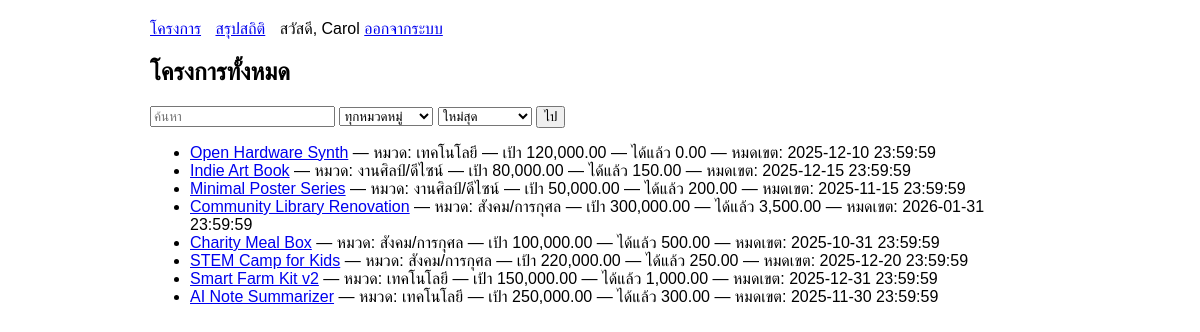
Page /Public/index.php (signed in) on the committed database.
### tables this page shows
CREATE TABLE projects (
  id               INT AUTO_INCREMENT PRIMARY KEY,
  code             CHAR(8) NOT NULL UNIQUE,             
  name             VARCHAR(200) NOT NULL,
  category_id      INT NOT NULL,
  goal_amount      DECIMAL(12,2) NOT NULL CHECK (goal_amount > 0),
  deadline         DATETIME NOT NULL,                   
  raised_amount    DECIMAL(12,2) NOT NULL DEFAULT 0,
  created_at       DATETIME NOT NULL DEFAULT CURRENT_TIMESTAMP,
  FOREIGN KEY (category_id) REFERENCES categories(id)
);

CREATE TABLE categories (
  id   INT AUTO_INCREMENT PRIMARY KEY,
  name VARCHAR(100) NOT NULL
);

### App/Controllers/ProjectController.php (called while the page is built, shortened)
<?php
class ProjectController
{
    public function index()
    {
        $q = $_GET['q'] ?? null;
        $cat = $_GET['category'] ?? null;
        $sort = $_GET['sort'] ?? 'newest';
        $projects = (new Project())->list($q, $cat, $sort);
        include __DIR__ . "/../Views/project/index.php";
        return ob_get_clean();
    }
}

### Public/index.php (called while the page is built, shortened)
<?php
spl_autoload_register(function ($class) {
    $base = __DIR__ . '/../';
    $path = $base . str_replace('\\', '/', $class) . '.php';
});
$router = new Router();
$router->get('/',         [new ProjectController(), 'index']);
$router->get('/project',  [new ProjectController(), 'show']);
$router->get('/stats',    [new StatsController(),  'index']);
$router->get('/login',    [new AuthController(), 'showLogin']);
$router->post('/login',   [new AuthController(), 'login']);
$router->get('/logout',   [new AuthController(), 'logout']);
$router->post('/pledge',  [new PledgeController(), 'store']);
$router->get('/pledge-continue', [new PledgeController(), 'continuePledge']);
$router->dispatch();

### config.php (called while the page is built)
<?php
return [
  'db' => [
    'dsn'  => 'mysql:host=127.0.0.1;dbname=crowdfund;charset=utf8mb4',
    'user' => 'root',
    'pass' => ''
  ]
];

### App/Core/Database.php (called while the page is built, shortened)
<?php
class Database
{
    private static $pdo = null;
    public static function pdo()
    {
        if (!self::$pdo) {
            $cfg = include __DIR__ . '/../../config.php';
            self::$pdo = new \PDO($cfg['db']['dsn'], $cfg['db']['user'], $cfg['db']['pass'], [
                \PDO::ATTR_ERRMODE => \PDO::ERRMODE_EXCEPTION,
                \PDO::ATTR_DEFAULT_FETCH_MODE => \PDO::FETCH_ASSOC,
            ]);
        }
        return self::$pdo;
    }
}

### App/Models/BaseModel.php (called while the page is built, shortened)
<?php
abstract class BaseModel
{
    public function __construct()
    {
        $this->pdo = Database::pdo();
    }
}

### App/Models/Project.php (called while the page is built, shortened)
<?php
class Project extends BaseModel
{
    public function list(?string $q = null, ?int $category_id = null, string $sort = 'newest'): array
    {
        $sql = "SELECT
                  p.id, p.code, p.name, p.category_id, p.goal_amount, p.deadline, p.created_at,
                  c.name AS category_name,
                  (
                    SELECT IFNULL(SUM(pl.amount),0)
                    FROM pledges pl
                    WHERE pl.project_id = p.id AND pl.status = 'success'
                  ) AS raised_sum
                FROM projects p
                JOIN categories c ON c.id = p.category_id
                WHERE 1=1";
        $params = [];
        if ($sort === 'ending_soon') {
            $sql .= " ORDER BY p.deadline ASC";
        } elseif ($sort === 'most_funded') {
            $sql .= " ORDER BY raised_sum DESC";
        } else {
            $sql .= " ORDER BY p.created_at DESC";
        }
        $st = $this->pdo->prepare($sql);
        $st->execute($params);
        return $st->fetchAll();
    }
}

### App/Views/project/index.php (the view, shortened to what this page needs)
<h2>โครงการทั้งหมด</h2>
<form method="get" action="">
  <input name="q" placeholder="ค้นหา" value="<?= htmlspecialchars($_GET['q'] ?? '') ?>">
  <select name="category">
    <option value="">ทุกหมวดหมู่</option>
  </select>
  <select name="sort">
    <option value="newest" <?= ($_GET['sort'] ?? '') === 'newest' ? 'selected' : '' ?>>ใหม่สุด</option>
  </select>
  <button>ไป</button>
</form>
<ul>
  <?php foreach ($projects as $p): ?>
    <li>
      <a href="?r=project&id=<?= $p['id'] ?>"><?= htmlspecialchars($p['name']) ?></a>
      — หมวด: <?= htmlspecialchars($p['category_name']) ?>
      — เป้า <?= number_format($p['goal_amount'], 2) ?>
      — ได้แล้ว <?= number_format($p['raised_sum'], 2) ?>
      — หมดเขต: <?= htmlspecialchars($p['deadline']) ?>
    </li>
  <?php endforeach; ?>
</ul>
<?php $content = ob_get_clean();
include __DIR__ . "/../layout.php"; ?>

### App/Views/layout.php (style rules this page uses)
body { font-family: sans-serif; max-width: 900px; margin: 20px auto }

### rows in the picture
projects: name "Open Hardware Synth", category.name "เทคโนโลยี", goal_amount "120,000.00", raised_sum "0.00", deadline "2025-12-10 23:59:59"
projects: name "Indie Art Book", category.name "งานศิลป์/ดีไซน์", goal_amount "80,000.00", raised_sum "150.00", deadline "2025-12-15 23:59:59"
projects: name "Minimal Poster Series", category.name "งานศิลป์/ดีไซน์", goal_amount "50,000.00", raised_sum "200.00", deadline "2025-11-15 23:59:59"
projects: name "Community Library Renovation", category.name "สังคม/การกุศล", goal_amount "300,000.00", raised_sum "3,500.00", deadline "2026-01-31 23:59:59"
projects: name "Charity Meal Box", category.name "สังคม/การกุศล", goal_amount "100,000.00", raised_sum "500.00", deadline "2025-10-31 23:59:59"
projects: name "STEM Camp for Kids", category.name "สังคม/การกุศล", goal_amount "220,000.00", raised_sum "250.00", deadline "2025-12-20 23:59:59"
projects: name "Smart Farm Kit v2", category.name "เทคโนโลยี", goal_amount "150,000.00", raised_sum "1,000.00", deadline "2025-12-31 23:59:59"
projects: name "AI Note Summarizer", category.name "เทคโนโลยี", goal_amount "250,000.00", raised_sum "300.00", deadline "2025-11-30 23:59:59"

### other values in the picture
$_SESSION['user']['name'] "Carol"
